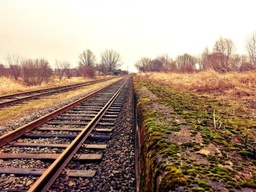
#> input picture img/hc.jpg, 256 x 192 px, shrunk from 500 x 375 before the run
$ python hough_line_detection.py   (Python 2 division)
#> lines starting #> are read from the running program, lines starting #| are printed output that depends on the picture; after the words box and inside, x2 and y2 are one past the last pixel; in counts of white or black regions, pixels touching at a corner belong together
# coding:utf-8
import cv2
import numpy as np


def hough(img, threshold=190):
    thetas = np.deg2rad(np.arange(0, 180, 0.5))
    row, cols = img.shape;
    # 图片对角线长度
    diag_len = np.ceil(np.sqrt(row ** 2 + cols ** 2))
    # rhos = np.linspace(0, diag_len, int(diag_len))
    rhos = np.linspace(-diag_len, diag_len, int(2 * diag_len))
    cos_t = np.cos(thetas)
    sint_t = np.sin(thetas)
    num_thetas = len(thetas)

    # 构造计算矩阵
    vote = np.zeros((int(2 * diag_len), num_thetas), dtype=np.uint64)
    y_inx, x_inx = np.nonzero(img)

    for i in range(len(x_inx)):
        x = x_inx[i]
        y = y_inx[i]
        for j in range(num_thetas):
            rho = round(x * cos_t[j] + y * sint_t[j])
            vote[int(rho), j] += 1

    indeies = np.argwhere(vote > threshold)
    rhos_idx = indeies[:, 0]
    theta_idx = indeies[:, 1]
    # print thetas[theta_idx]
    # print rhos_idx,theta_idx
    # print (rhos[rhos_idx])
    return vote, rhos[rhos_idx], thetas[theta_idx]


img = cv2.imread('hc.jpg')
#> img is the input picture: shape (192, 256, 3); mean B, G, R 124.2, 141.5, 165.2
grey = cv2.cvtColor(img, cv2.COLOR_BGR2GRAY)
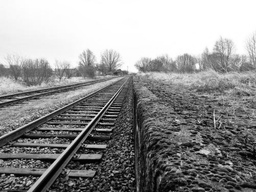
#> grey: shape (192, 256); min 0, max 255, mean 146.7
edges = cv2.Canny(grey, 70, 140)
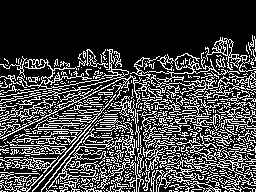
#> edges: shape (192, 256); 25.6% white in thin lines or dots, all inside (x1, y1, x2, y2) = (0, 35, 256, 192)
cv2.imshow("edges", edges)

vote, rhos, thetas = hough(edges)
#> in hough, `y_inx, x_inx = np.nonzero(img)`: y_inx = 12602 values from 35 to 191; x_inx = 12602 values, max 255 at index 21, min 0 at index 900, mean 132.2
#> the loop in hough, `for i in range(len(x_inx)):` made 12602 passes
#> (x, y) on passes 1 to 3: (252, 35), (252, 36), (254, 36)
#> after the loop in hough, `for i in range(len(x_inx)):`:
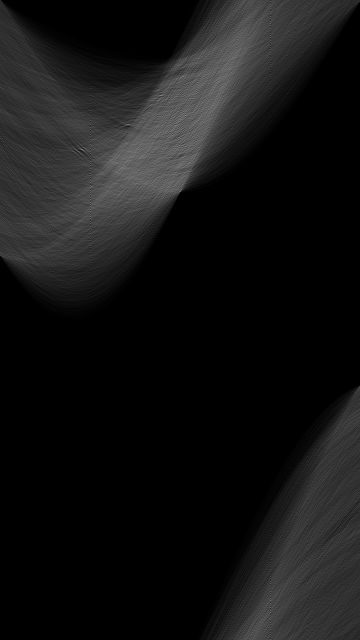
#> vote: shape (640, 360) uint64; min 0, max 138, mean 19.7
#> in hough, `indeies = np.argwhere(vote > threshold)`: indeies = empty array
#> rhos = empty array; thetas = empty array
print 'finish hough'

vote = np.uint8(vote.T)
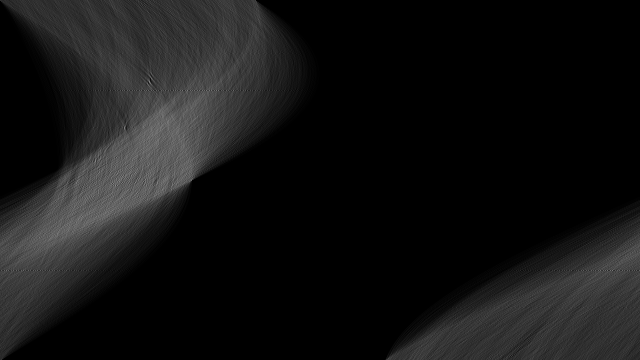
#> vote: shape (360, 640); min 0, max 138, mean 19.7
cv2.imshow("vote", vote)

for rho, theta in zip(rhos, thetas):
    # [13 lines of commented-out code are left out]
    x_center = img.shape[1] / 2
    x1 = int(x_center + 50)
    x2 = int(x_center - 50)
    print x1, x2, img.shape
    a = np.sin(theta)
    b = np.cos(theta)
    if a == 0.0:
        a = 1e-5
    if b == 0.0:
        b = 1e-5
    y1 = int((rho - x1 * b) / a)
    y2 = int((rho - x2 * b) / a)
    cv2.line(img, (x1, y1), (x2, y2), (0, 0, 255), 2)
#> this loop made 0 passes

cv2.imshow("hough", img)
print 'finish'
cv2.waitKey(0)
